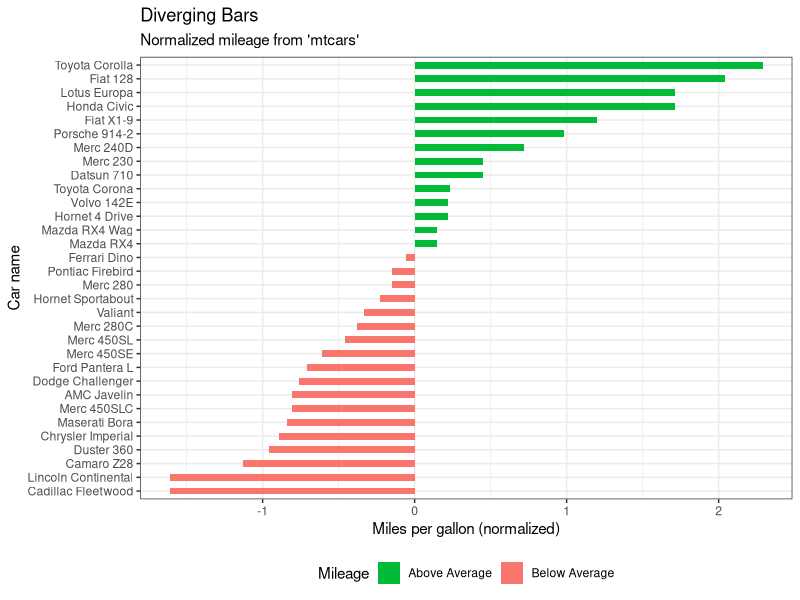

The R script that drew this image:
#' Author: Bruno Tebaldi de Queiroz Barbosa
#'
#' Data: 2022-09-24
#'
#' Cria um grafico com Diverting bars

# Setup -------------------------------------------------------------------

rm(list = ls())

library(ggplot2)
library(dplyr)

# Data load ---------------------------------------------------------------

data("mtcars")  # load data

head(mtcars)

# Data regularization -----------------------------------------------------

# (1) create new column for car names
# (2) compute normalized mpg
# (3) above / below avg flag
mtcars <- mtcars %>%
  as_tibble() %>% 
  mutate(carName = rownames(mtcars),
         mpg_z = round((mpg - mean(mpg))/sd(mpg), 2),
         mpg_type = if_else(condition = (mpg_z < 0), true = "below", false = "above")) %>%
  arrange(mpg_z)

# convert to factor to retain sorted order in plot.
mtcars$carName <- factor(mtcars$carName, levels = mtcars$carName)


ggplot(mtcars, aes(x=carName, y=mpg_z, label=mpg_z)) + 
  geom_bar(stat='identity', aes(fill=mpg_type), width=.5)  +
  scale_fill_manual(name="Mileage", 
                    labels = c("Above Average", "Below Average"), 
                    values = c("above"="#00ba38", "below"="#f8766d")) + 
  labs(subtitle="Normalized mileage from 'mtcars'", 
       title= "Diverging Bars", x = "Car name", y = "Miles per gallon (normalized)") + 
  coord_flip() +
  theme_bw() + 
  theme(legend.position = "bottom")

